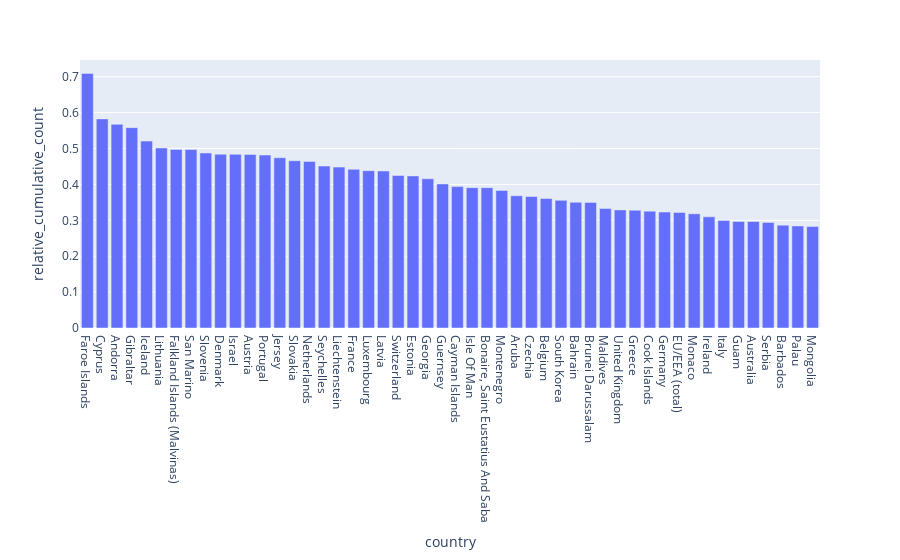

Here is the notebook cell this chart was saved with:
### Markdown cell above
### Graph shows which countries have been most affected in terms of amount of population getting infected
Can be useful for determining the efficiency of various countries strategies in preventing the virus from spreading

### Code cell
px.bar(df_most_cases_rel.head(50), x = "country", y = "relative_cumulative_count")

### Figure 1 — Plotly figure (JSON) as saved in the notebook; plotly's stock layout.template omitted (floating-point values rounded to 4 significant figures)
{"data": [{"alignmentgroup": "True", "hovertemplate": "country=%{x}<br>relative_cumulative_count=%{y}<extra></extra>", "legendgroup": "", "marker": {"color": "#636efa", "pattern": {"shape": ""}}, "name": "", "offsetgroup": "", "orientation": "v", "showlegend": false, "textposition": "auto", "type": "bar", "x": ["Faroe Islands", "Cyprus", "Andorra", "Gibraltar", "Iceland", "Lithuania", "Falkland Islands (Malvinas)", "San Marino", "Slovenia", "Denmark", "Israel", "Austria", "Portugal", "Jersey", "Slovakia", "Netherlands", "Seychelles", "Liechtenstein", "France", "Luxembourg", "Latvia", "Switzerland", "Estonia", "Georgia", "Guernsey", "Cayman Islands", "Isle Of Man", "Bonaire, Saint Eustatius And Saba", "Montenegro", "Aruba", "Czechia", "Belgium", "South Korea", "Bahrain", "Brunei Darussalam", "Maldives", "United Kingdom", "Greece", "Cook Islands", "Germany", "EU/EEA (total)", "Monaco", "Ireland", "Italy", "Guam", "Australia", "Serbia", "Barbados", "Palau", "Mongolia"], "xaxis": "x", "y": [0.7093, 0.5826, 0.5674, 0.5582, 0.5207, 0.5015, 0.4976, 0.497, 0.4876, 0.4841, 0.4838, 0.4835, 0.4818, 0.4743, 0.466, 0.4639, 0.4511, 0.4482, 0.4421, 0.4384, 0.4374, 0.4249, 0.4236, 0.4157, 0.4013, 0.3939, 0.391, 0.3909, 0.3833, 0.3685, 0.3663, 0.3606, 0.3556, 0.3501, 0.3499, 0.333, 0.3291, 0.3281, 0.3255, 0.3229, 0.3221, 0.3182, 0.3096, 0.2998, 0.2969, 0.2968, 0.294, 0.2865, 0.2844, 0.2826], "yaxis": "y"}], "layout": {"barmode": "relative", "legend": {"tracegroupgap": 0}, "margin": {"t": 60}, "xaxis": {"anchor": "y", "domain": [0, 1], "title": {"text": "country"}}, "yaxis": {"anchor": "x", "domain": [0, 1], "title": {"text": "relative_cumulative_count"}}}}
